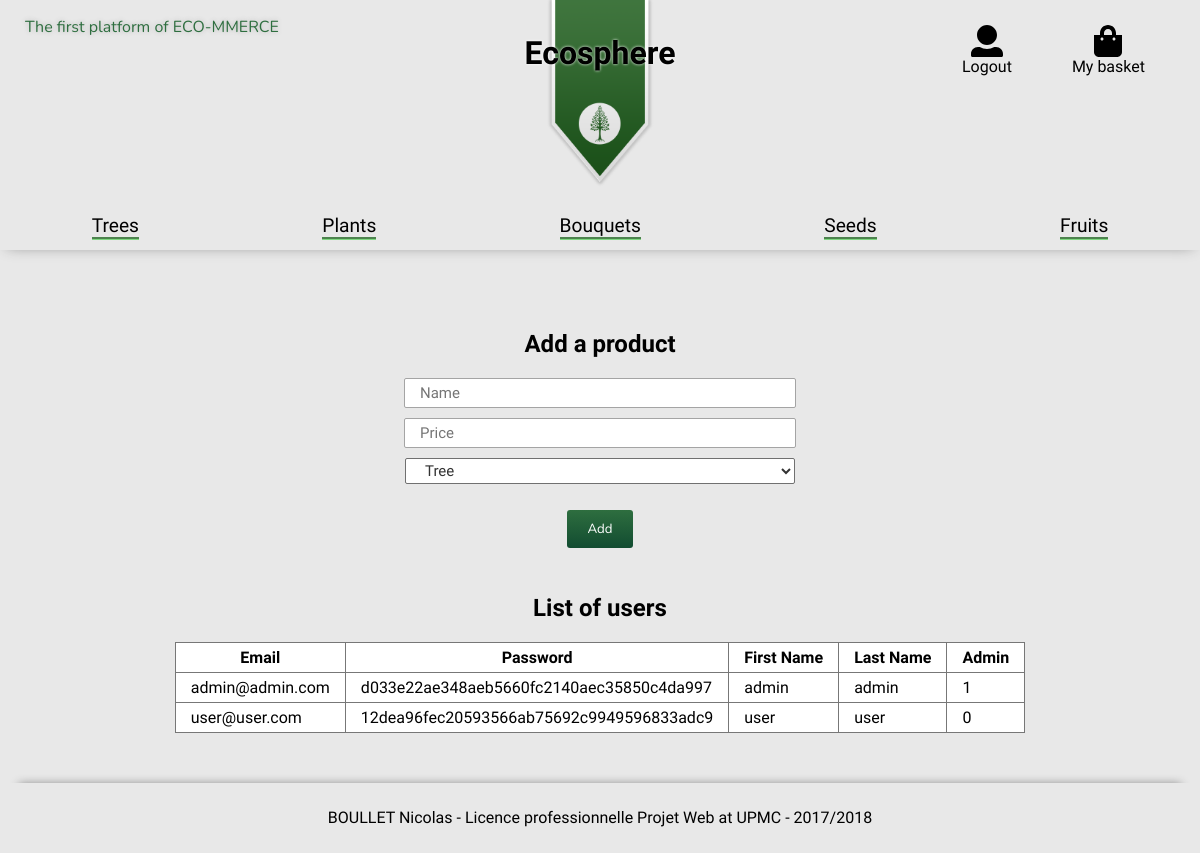
/index.php?ctrl=admin&action=panel (signed in), run on an earlier commit of the app's database.
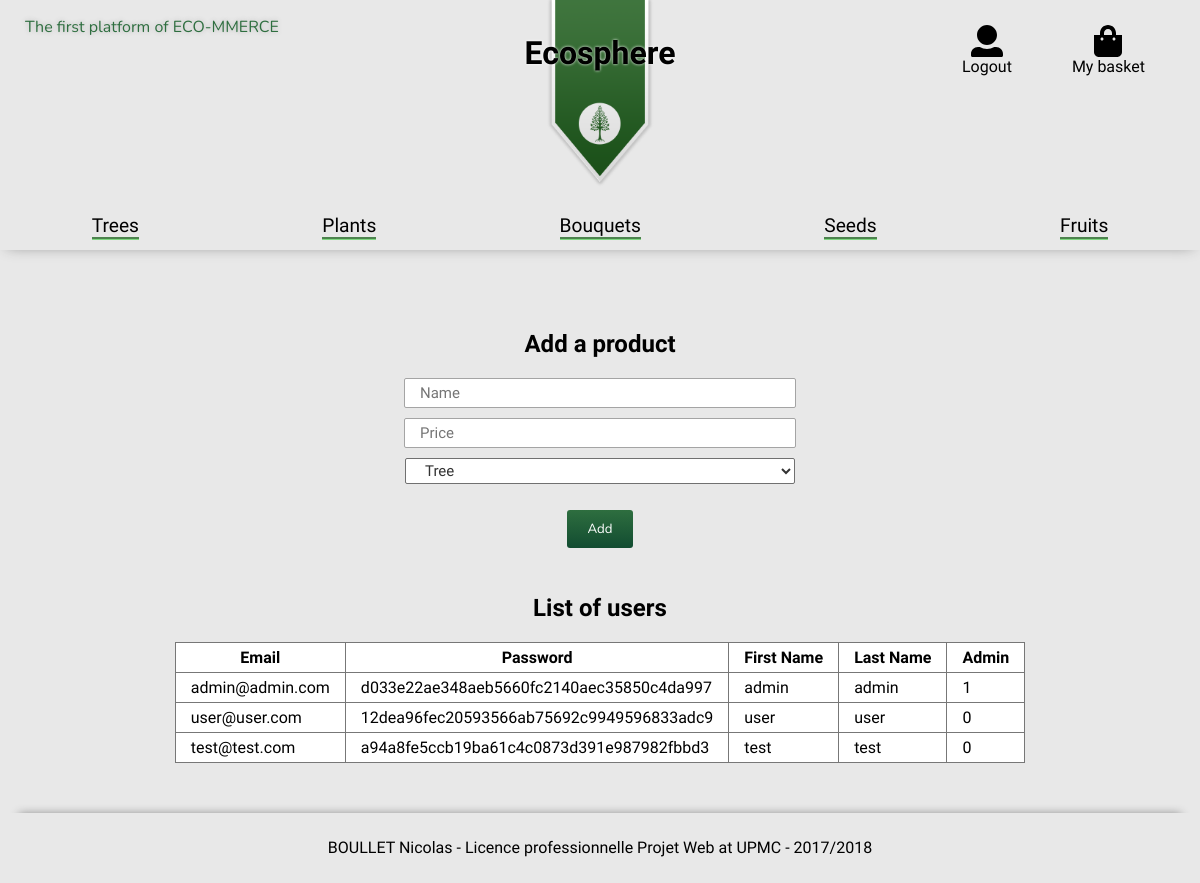
And on a later commit of the database.
### tables this page shows
CREATE TABLE IF NOT EXISTS `user` (
  `id` int(11) NOT NULL,
  `email` varchar(45) NOT NULL,
  `password` varchar(300) NOT NULL,
  `firstName` varchar(45) NOT NULL,
  `lastName` varchar(45) NOT NULL,
  `address` varchar(45) NOT NULL,
  `postalCode` varchar(45) NOT NULL,
  `city` varchar(45) NOT NULL,
  `admin` tinyint(1) NOT NULL
);

### Controller/adminController.php (called while the page is built, shortened)
<?php
class adminController {
    private $userManager;
    public function __construct($db) {
        require_once('./model/UserManager.php');
        $this->userManager = new UserManager($db);
    }
    public function panel() {
        $user = $this->userManager->findByEmail($_SESSION['user']['user']);
        if($user && $user['admin'] == true) {
            $usersList = $this->userManager->findAll();
            $usersNb = $this->userManager->countAll();
        }
        else {
            header("Location: ./index.php?ctrl=user&action=unauthorized");
        }
        require('./View/default.php');
    }
}

### Model/UserManager.php (called while the page is built, shortened)
<?php
class UserManager {
    private $db;
	public function __construct($db) {
		$this->db = $db;
	}
    public function findAll() {
        $req = $this->db->prepare(
        'SELECT *
        FROM user');
        $req->execute();
        $users = $req->fetchAll();
        return $users;
    }
    public function countAll() {
        $req = $this->db->prepare(
        'SELECT COUNT(*)
        FROM user');
        $req->execute();
        $result = $req->fetch();
        return $result;
    }
    public function findByEmail($email) {
        $req = $this->db->prepare(
        'SELECT *
        FROM user
        WHERE email=:email');
        $req->execute(
            array(
                'email' => htmlspecialchars($email),
            )
        );
        $user = $req->fetch();
        return $user;
    }
}

### View/listUser.php (the view)
<div>
    <h2 class="center">List of users</h2>
    <?php
    if(isset($usersList) && isset($usersNb) && $usersNb>0) {
        ?>
        <table class="">
            <tr>
                <th>Email</th>
                <th>Password</th>
                <th>First Name</th>
                <th>Last Name</th>
                <th>Admin</th>
            </tr>
            <?php
            foreach($usersList as $user) {
                ?>
                <tr>
                    <td><?php echo $user['email'] ?></td>
                    <td><?php echo $user['password'] ?></td>
                    <td><?php echo $user['firstName'] ?></td>
                    <td><?php echo $user['lastName'] ?></td>
                    <td><?php echo $user['admin'] ?></td>
                </tr>
                <?php
            }
            ?>
        </table>
        <?php
    }
    else {
        ?>
        <p class="center">No users in database</p>
        <?php
    }
    ?>
</div>

What changed in the data, as far as the page shows it:
added user: email "test@test.com", password "a94a8fe5ccb19ba61c4c0873d391e987982fbbd3", firstName "test", lastName "test", admin "0"
